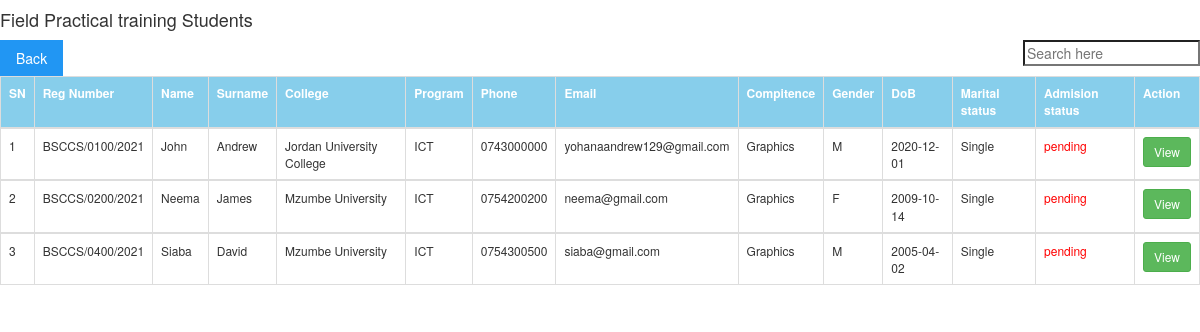
The page /students_by_intake.php on the database its author committed.
### tables this page shows
CREATE TABLE `student` (
  `student_id` int(11) NOT NULL,
  `student_reg` varchar(255) NOT NULL,
  `student_fname` varchar(255) DEFAULT NULL,
  `student_lname` varchar(255) DEFAULT NULL,
  `student_college` varchar(255) DEFAULT NULL,
  `student_program` varchar(255) DEFAULT NULL,
  `study_level` varchar(11) NOT NULL,
  `student_phone` varchar(255) DEFAULT NULL,
  `student_email` varchar(255) DEFAULT NULL,
  `student_compitence` varchar(255) DEFAULT NULL,
  `student_letter` varchar(255) DEFAULT NULL,
  `student_start_date` date DEFAULT NULL,
  `student_end_date` date DEFAULT NULL,
  `student_reg_date` date DEFAULT NULL,
  `student_gender` varchar(6) NOT NULL,
  `student_field_duration` int(11) DEFAULT NULL,
  `student_dob` date DEFAULT NULL,
  `student_marital_status` varchar(10) NOT NULL,
  `status` enum('pending','rejected','accepted') NOT NULL DEFAULT 'pending',
  `intake_id` int(11) DEFAULT NULL
);

### students_by_intake.php (the view, shortened to what this page needs)
<!DOCTYPE html>
<html>
<head>
	 <?php include_once'links.php'; ?>
</head>
<body>
	<h4>Field Practical training Students</h4>
                    <a class="w3-button w3-blue" href="students.php">Back</a>
                    <span style="float:right;"><input  oninput="w3.filterHTML('#id01', 'tr', this.value)" type="search" minlength="5" placeholder="Search here"></span>
	<div class="tbl">
                    <div class="row">
                        <div class="col-md-12">
                        <?php
                        include_once'dbconect.php';
$intake=$db_intake;
$sql = "SELECT * FROM student as s JOIN field_intake as f ON s.intake_id=f.intake_id WHERE f.intake_id='$intake' AND s.status='accepted' OR s.status='closed' OR s.status='pending'";
if($result = mysqli_query($conn, $sql)){
    if(mysqli_num_rows($result) > 0){
        echo "<table class='table table-bordered table-hover responsive'>";
            echo "<tr>";
                echo "<th>SN</th>";
                echo "<th>Reg Number</th>";
                echo "<th>Name</th>";
                echo "<th>Surname</th>";
                echo "<th>College</th>";
                echo "<th>Program</th>";
                echo "<th>Phone</th>";
                echo "<th>Email</th>";
                echo "<th>Compitence</th>";
                echo "<th>Gender</th>";
                echo "<th>DoB</th>";
                echo "<th>Marital status</th>";
                echo "<th>Admision status</th>";
                echo "<th>Action</th>";
            echo "</tr>";
            $count=mysqli_num_rows($result);
              $i=1;
             while ($i<=$count) {
        while($row = mysqli_fetch_array($result)){
            echo "<tbody id='id01'>";
            echo "<tr>";
                echo "<td>" . $i. "</td>";
                echo "<td>" . $row['student_reg'] . "</td>";
                echo "<td>" . $row['student_fname'] . "</td>";
                echo "<td>" . $row['student_lname'] . "</td>";
                echo "<td>" . $row['student_college'] . "</td>";
                echo "<td>" . $row['student_program'] . "</td>";
                echo "<td>" . $row['student_phone'] . "</td>";
                echo "<td>" . $row['student_email'] . "</td>";
                echo "<td>" . $row['student_compitence'] . "</td>";
                 echo "<td>" . $row['student_gender'] . "</td>";
                echo "<td>" . $row['student_dob'] . "</td>";
                echo "<td>" . $row['student_marital_status'] . "</td>";
                echo "<td style='color:red;'>" . $row['status'] . "</td>";
                  ?>
                  <form action="delete_student.php" method="post">
                <td><a class="btn btn-success btn-sm" href="view_student.php?student_id=<?php echo $row['student_id'];?>"><span></span>View</a></td>
                <?php
            echo "</tr>";
            echo "</tbody>";
            $i++;
        }
    }
        echo "</table>";
    } else{
        echo "No records matching your query were found.";
    }
} else{
    echo "ERROR: Could not able to execute $sql. " . mysqli_error($conn);
}
?>
                    </div>
                    </div>
                </div>
</body>
</html>

### css/w3.css (style rules this page uses)
*,*:before,*:after { box-sizing:inherit }
html { -ms-text-size-adjust:100%;-webkit-text-size-adjust:100% }
body { margin:0 }
a { background-color:transparent }
button,input,select,textarea,optgroup { font:inherit;margin:0 }
button,input { overflow:visible }
[type=search] { -webkit-appearance:textfield;outline-offset:-2px }
html,body { font-family:Verdana,sans-serif;font-size:15px;line-height:1.5 }
html { overflow-x:hidden }
h4 { font-size:20px }
h1,h2,h3,h4,h5,h6 { font-family:"Segoe UI",Arial,sans-serif;font-weight:400;margin:10px 0 }
a { color:inherit }
.w3-btn,.w3-button { border:none;display:inline-block;padding:8px 16px;vertical-align:middle;overflow:hidden;text-decoration:none;color:inherit;background-color:inherit;text-align:center;cursor:pointer;white-space:nowrap }
.w3-btn,.w3-button { -webkit-touch-callout:none;-webkit-user-select:none;-khtml-user-select:none;-moz-user-select:none;-ms-user-select:none;user-select:none }
.w3-blue,.w3-hover-blue:hover { color:#fff!important;background-color:#2196F3!important }

### css/styles.css (style rules this page uses)
a { text-decoration: none; }
table { width: 100%; }
table,th,td { border-collapse: collapse; font-size: 12px; }
th { color: white; background-color: skyblue; }
form { padding: 10px; }
.tbl { overflow-x: auto; }

### rows shown on the page
student: student_reg "BSCCS/0100/2021", student_fname "John", student_lname "Andrew", student_college "Jordan University College", student_program "ICT", student_phone "0743000000", student_email "yohanaandrew129@gmail.com", student_compitence "Graphics", student_gender "M", student_dob "2020-12-01", student_marital_status "Single", status "pending"
student: student_reg "BSCCS/0200/2021", student_fname "Neema", student_lname "James", student_college "Mzumbe University", student_program "ICT", student_phone "0754200200", student_email "neema@gmail.com", student_compitence "Graphics", student_gender "F", student_dob "2009-10-14", student_marital_status "Single", status "pending"
student: student_reg "BSCCS/0400/2021", student_fname "Siaba", student_lname "David", student_college "Mzumbe University", student_program "ICT", student_phone "0754300500", student_email "siaba@gmail.com", student_compitence "Graphics", student_gender "M", student_dob "2005-04-02", student_marital_status "Single", status "pending"
